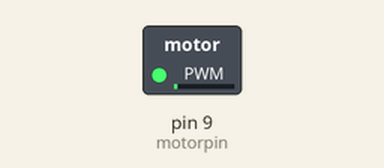
This sketch was run on a simulated Arduino Uno, built with avr-gcc and run on an emulated ATmega328P. On the bench: switched loads named in the sketch (green lamp = pin HIGH).

Above: at 0.05 s.
At 0.95 s:
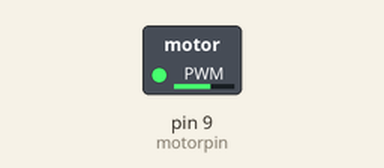
At 1.4 s:
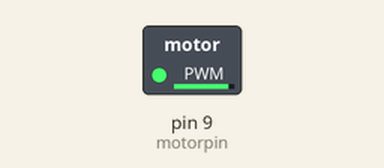
At 2.75 s:
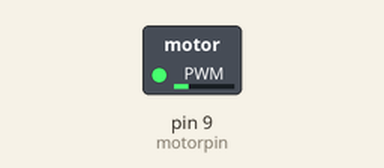
Timing chart, 0 to 7.2 s (numbered marks = the images above):
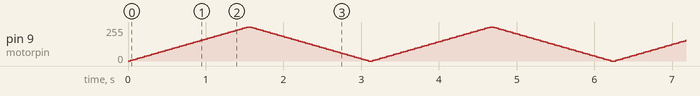

The sketch:

myMotor_2.ino
```cpp
int motorpin=9;

void setup() {
  // put your setup code here, to run once:
  pinMode(motorpin,OUTPUT);
}

void loop() {
  // put your main code here, to run repeatedly:
  for(int motorValue=0;motorValue<=255;motorValue+=5) {
    analogWrite(motorpin,motorValue);
    delay(30);
  }

  for(int motorValue=255;motorValue>=0;motorValue-=5) {
    analogWrite(motorpin,motorValue);
    delay(30);
  }
}
```
